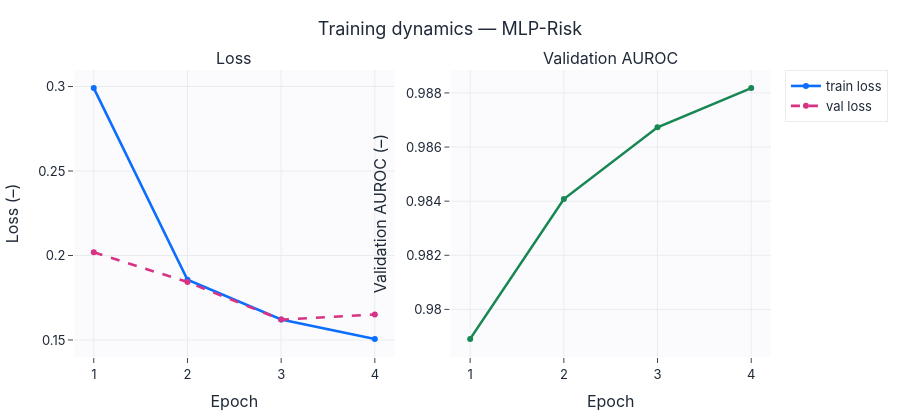
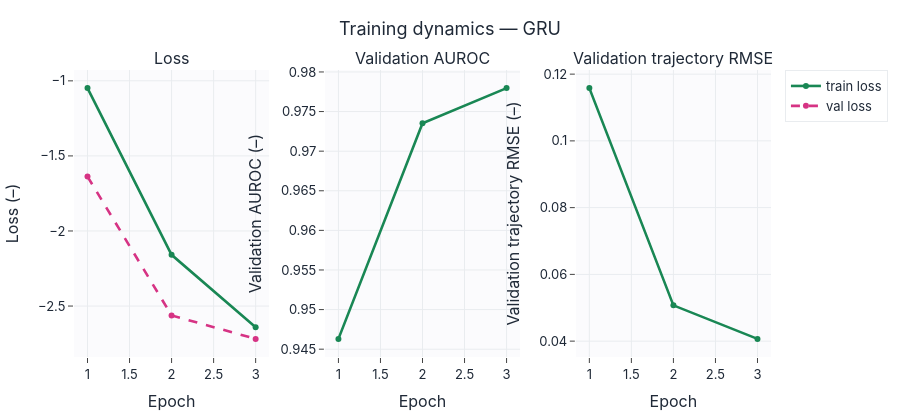
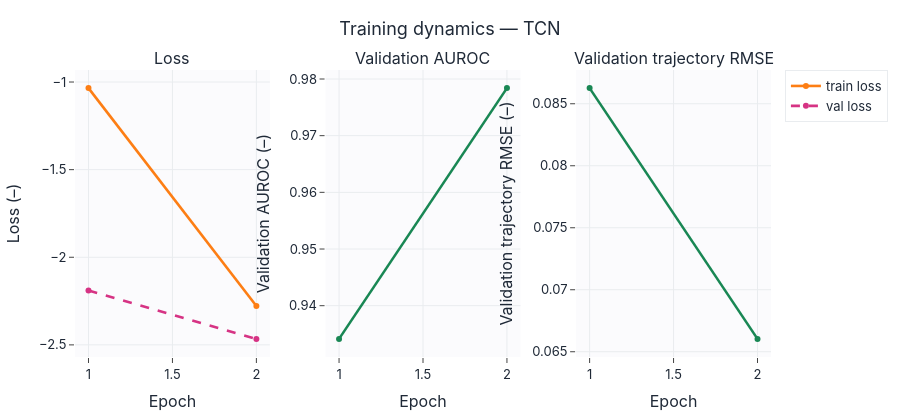

The notebook cell saved with these charts, in order:
### Markdown cell above
## Кривые обучения с метриками

### Code cell
colors = {"MLP-Risk": "#0b6efd", "GRU": "#198754", "TCN": "#fd7e14"}
for disp, hist in histories.items():
    training_dashboard(hist, title=f"Training dynamics — {disp}", model_color=colors[disp],
                       save=SAVE_FIGS, fig_id=f"2_1_training_{disp.lower().replace('-', '_')}").show()

### Figure 1 — Plotly figure (JSON) as saved in the notebook; plotly's stock layout.template omitted (floating-point values rounded to 4 significant figures)
{"data": [{"line": {"color": "#0b6efd", "width": 2.6}, "mode": "lines+markers", "name": "train loss", "type": "scatter", "x": [1, 2, 3, 4], "xaxis": "x", "y": [0.2991, 0.1857, 0.1621, 0.1506], "yaxis": "y"}, {"line": {"color": "#d63384", "dash": "dash", "width": 2.6}, "mode": "lines+markers", "name": "val loss", "type": "scatter", "x": [1, 2, 3, 4], "xaxis": "x", "y": [0.2019, 0.1843, 0.1621, 0.165], "yaxis": "y"}, {"line": {"color": "#198754", "width": 2.6}, "mode": "lines+markers", "name": "Validation AUROC", "showlegend": false, "type": "scatter", "x": [1, 2, 3, 4], "xaxis": "x2", "y": [0.9789, 0.9841, 0.9867, 0.9882], "yaxis": "y2"}], "layout": {"annotations": [{"font": {"size": 16}, "showarrow": false, "text": "Loss", "x": 0.23, "xanchor": "center", "xref": "paper", "y": 1.0, "yanchor": "bottom", "yref": "paper"}, {"font": {"size": 16}, "showarrow": false, "text": "Validation AUROC", "x": 0.77, "xanchor": "center", "xref": "paper", "y": 1.0, "yanchor": "bottom", "yref": "paper"}], "height": 420, "title": {"text": "Training dynamics — MLP-Risk"}, "xaxis": {"anchor": "y", "domain": [0.0, 0.46], "title": {"text": "Epoch"}}, "xaxis2": {"anchor": "y2", "domain": [0.54, 1.0], "title": {"text": "Epoch"}}, "yaxis": {"anchor": "x", "domain": [0.0, 1.0], "title": {"text": "Loss (–)"}}, "yaxis2": {"anchor": "x2", "domain": [0.0, 1.0], "title": {"text": "Validation AUROC (–)"}}}}

### Figure 2 — Plotly figure (JSON) as saved in the notebook; plotly's stock layout.template omitted (floating-point values rounded to 4 significant figures)
{"data": [{"line": {"color": "#198754", "width": 2.6}, "mode": "lines+markers", "name": "train loss", "type": "scatter", "x": [1, 2, 3], "xaxis": "x", "y": [-1.048, -2.159, -2.641], "yaxis": "y"}, {"line": {"color": "#d63384", "dash": "dash", "width": 2.6}, "mode": "lines+markers", "name": "val loss", "type": "scatter", "x": [1, 2, 3], "xaxis": "x", "y": [-1.637, -2.562, -2.719], "yaxis": "y"}, {"line": {"color": "#198754", "width": 2.6}, "mode": "lines+markers", "name": "Validation AUROC", "showlegend": false, "type": "scatter", "x": [1, 2, 3], "xaxis": "x2", "y": [0.9463, 0.9735, 0.978], "yaxis": "y2"}, {"line": {"color": "#198754", "width": 2.6}, "mode": "lines+markers", "name": "Validation trajectory RMSE", "showlegend": false, "type": "scatter", "x": [1, 2, 3], "xaxis": "x3", "y": [0.1158, 0.05071, 0.04067], "yaxis": "y3"}], "layout": {"annotations": [{"font": {"size": 16}, "showarrow": false, "text": "Loss", "x": 0.14, "xanchor": "center", "xref": "paper", "y": 1.0, "yanchor": "bottom", "yref": "paper"}, {"font": {"size": 16}, "showarrow": false, "text": "Validation AUROC", "x": 0.5, "xanchor": "center", "xref": "paper", "y": 1.0, "yanchor": "bottom", "yref": "paper"}, {"font": {"size": 16}, "showarrow": false, "text": "Validation trajectory RMSE", "x": 0.86, "xanchor": "center", "xref": "paper", "y": 1.0, "yanchor": "bottom", "yref": "paper"}], "height": 420, "title": {"text": "Training dynamics — GRU"}, "xaxis": {"anchor": "y", "domain": [0.0, 0.28], "title": {"text": "Epoch"}}, "xaxis2": {"anchor": "y2", "domain": [0.36, 0.64], "title": {"text": "Epoch"}}, "xaxis3": {"anchor": "y3", "domain": [0.72, 1.0], "title": {"text": "Epoch"}}, "yaxis": {"anchor": "x", "domain": [0.0, 1.0], "title": {"text": "Loss (–)"}}, "yaxis2": {"anchor": "x2", "domain": [0.0, 1.0], "title": {"text": "Validation AUROC (–)"}}, "yaxis3": {"anchor": "x3", "domain": [0.0, 1.0], "title": {"text": "Validation trajectory RMSE (–)"}}}}

### Figure 3 — Plotly figure (JSON) as saved in the notebook; plotly's stock layout.template omitted (floating-point values rounded to 4 significant figures)
{"data": [{"line": {"color": "#fd7e14", "width": 2.6}, "mode": "lines+markers", "name": "train loss", "type": "scatter", "x": [1, 2], "xaxis": "x", "y": [-1.035, -2.278], "yaxis": "y"}, {"line": {"color": "#d63384", "dash": "dash", "width": 2.6}, "mode": "lines+markers", "name": "val loss", "type": "scatter", "x": [1, 2], "xaxis": "x", "y": [-2.19, -2.466], "yaxis": "y"}, {"line": {"color": "#198754", "width": 2.6}, "mode": "lines+markers", "name": "Validation AUROC", "showlegend": false, "type": "scatter", "x": [1, 2], "xaxis": "x2", "y": [0.9341, 0.9784], "yaxis": "y2"}, {"line": {"color": "#198754", "width": 2.6}, "mode": "lines+markers", "name": "Validation trajectory RMSE", "showlegend": false, "type": "scatter", "x": [1, 2], "xaxis": "x3", "y": [0.08626, 0.06604], "yaxis": "y3"}], "layout": {"annotations": [{"font": {"size": 16}, "showarrow": false, "text": "Loss", "x": 0.14, "xanchor": "center", "xref": "paper", "y": 1.0, "yanchor": "bottom", "yref": "paper"}, {"font": {"size": 16}, "showarrow": false, "text": "Validation AUROC", "x": 0.5, "xanchor": "center", "xref": "paper", "y": 1.0, "yanchor": "bottom", "yref": "paper"}, {"font": {"size": 16}, "showarrow": false, "text": "Validation trajectory RMSE", "x": 0.86, "xanchor": "center", "xref": "paper", "y": 1.0, "yanchor": "bottom", "yref": "paper"}], "height": 420, "title": {"text": "Training dynamics — TCN"}, "xaxis": {"anchor": "y", "domain": [0.0, 0.28], "title": {"text": "Epoch"}}, "xaxis2": {"anchor": "y2", "domain": [0.36, 0.64], "title": {"text": "Epoch"}}, "xaxis3": {"anchor": "y3", "domain": [0.72, 1.0], "title": {"text": "Epoch"}}, "yaxis": {"anchor": "x", "domain": [0.0, 1.0], "title": {"text": "Loss (–)"}}, "yaxis2": {"anchor": "x2", "domain": [0.0, 1.0], "title": {"text": "Validation AUROC (–)"}}, "yaxis3": {"anchor": "x3", "domain": [0.0, 1.0], "title": {"text": "Validation trajectory RMSE (–)"}}}}
